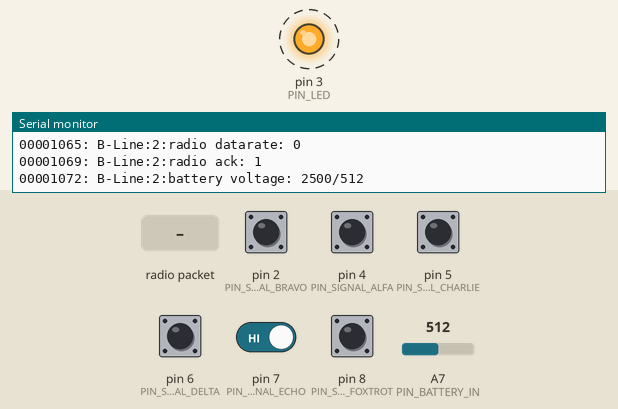
Bench run of a sketch on a simulated Arduino Nano, built with avr-gcc and run on an emulated ATmega328P. On the bench: output pins drawn as LEDs (lit = HIGH), the last lines printed to the serial monitor. Dashed ring = blinking. The inputs (shaded band) are chosen by the test bench; at power-on: pin 2 (PIN_SIGNAL_BRAVO), pin 4 (PIN_SIGNAL_ALFA), pin 5 (PIN_SIGNAL_CHARLIE), pin 6 (PIN_SIGNAL_DELTA), pin 7 (PIN_SIGNAL_ECHO), pin 8 (PIN_SIGNAL_FOXTROT) HIGH, A7 (PIN_BATTERY_IN) = 512. EEPROM starts erased; no radio packets arrive unless stated.

Above: at 1.12 s.
At 2.2 s:
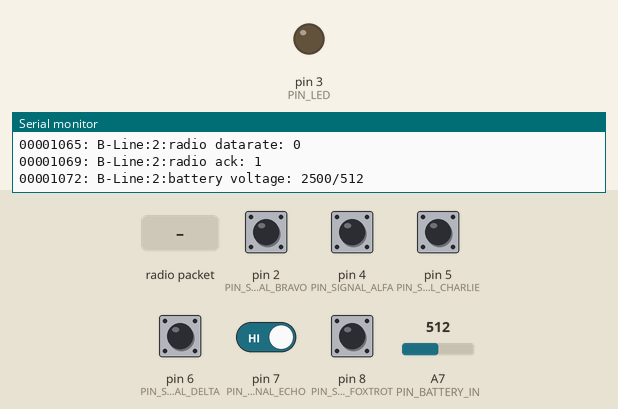
2.3 s: pin 2 (PIN_SIGNAL_BRAVO) pulled LOW for 0.15 s
At 2.51 s:
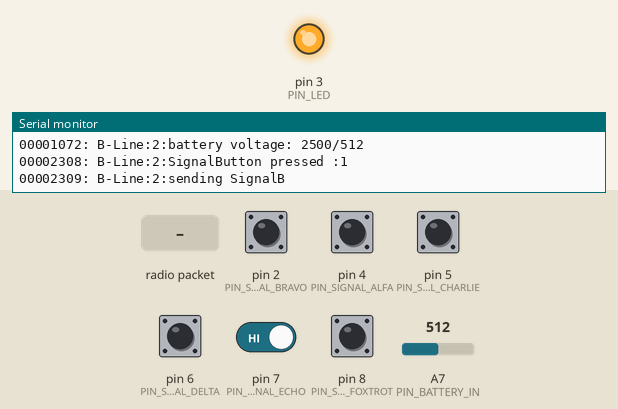
4.2 s: radio packet "1" arrives
Timing chart, 0 to 7.2 s (numbered marks = the images above; inputs shaded):
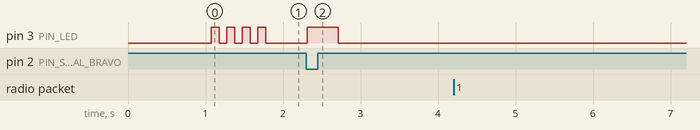

The sketch:

LineController.ino
```cpp
#include <EEPROM.h>
#include <Bounce2.h>
#include <Logger.h>
#include "PinManager.h"
#include "Config.h"

#define APP_VERSION F("V032")

static const char myName[] = "B-Line";


// Used Ports as as summary for a Arduino Nano
/*
2 : Signalling Button B-Line
3 : Feedback LED B-Line-Controller
8 :
9 : RF24-NRF24L01 (CE brownwhite)
10 : RF24-NRF24L01 (CNS brown)
11 : RF24-NRF24L01 MOSI (blue)
12 : RF24-NRF24L01 MISO (green-white)
13 : RF24-NRF24L01 SCK  (blue-white)
A7 : Analog Battery in
*/


#define PIN_SIGNAL_BRAVO   2
#define PIN_LED            3
#define PIN_SIGNAL_ALFA    4
#define PIN_SIGNAL_CHARLIE 5
#define PIN_SIGNAL_DELTA   6
#define PIN_SIGNAL_ECHO    7
#define PIN_SIGNAL_FOXTROT 8
#define PIN_RF24_CE       9
#define PIN_RF24_CNS     10
#define PIN_RF24_MOSI    11
#define PIN_RF24_MISO    12
#define PIN_RF24_SCK     13
#define PIN_BATTERY_IN   A7


static configData_t ourConfig;

#include <RFTransceiver.h>
RFTransceiver ourRadio(myName, PIN_RF24_CE, PIN_RF24_CNS); // (CE, CNS)

unsigned long ourSecond = 0;


#include <F3XRemoteCommand.h>

F3XRemoteCommand ourRemoteCmd;
unsigned long ourTimedReset = 0;
unsigned long ourTimedResponse = 0;
uint16_t ourBatteryVoltage=0;
uint16_t ourBatteryVoltageRaw=0;


Bounce2::Button* ourSignalButtons[6];
Bounce2::Button ourSignalButton = Bounce2::Button();

void(* resetFunc) (void) = 0;  //declare reset function at address 0

uint8_t ourSignalBCounter=0;

void saveConfig() {
  logMsg(INFO, F("saving config to EEPROM "));

  for(int i=0; i<CONFIG_VERSION_L;i++) {
    EEPROM.write(P_VERSION+i, ourConfig.version[i]);
  }
  EEPROM.put(P_BAT_CALIBRATION, ourConfig.batCalibration);
}

void setDefaultConfig() {
  logMsg(INFO, F("setting default config to EEPROM "));
  // Reset EEPROM bytes to '0' for the length of the data structure
  strncpy(ourConfig.version , CONFIG_VERSION, CONFIG_VERSION_L);
  ourConfig.batCalibration = 1.0f;
  saveConfig();
}


void loadConfig() {
  logMsg(INFO, F("loading config from EEPROM "));
  // Loads configuration from EEPROM into RAM
  for(int i=0; i<CONFIG_VERSION_L;i++) {
    ourConfig.version[i] = EEPROM.read(P_VERSION+i);
  }
  EEPROM.get(P_BAT_CALIBRATION, ourConfig.batCalibration);

  // config was never written to EEPROM, so set the default config data and save it to EEPROM
  if ( String(CONFIG_VERSION) == ourConfig.version ) {
     // ok do nothing, this is the expected version
  } else if (String("XYZ_") == ourConfig.version ) {
     // ok do nothing, this is the expected version
    logMsg(WARNING, String(F("old but compatible config version found: ")) + String(ourConfig.version));
  } else {
    logMsg(WARNING, String(F("unexpected config version found: ")) + String(ourConfig.version));
    setDefaultConfig();
  }
}


void setupConfig() {
  loadConfig();
}

void setupRF() {
  ourRadio.begin(RFTransceiver::F3XBLineController);
  logMsg(INFO, F("setup for RCTTransceiver/nRF24L01 successful "));
}


#define USE_BATTERY_IN_VOLTAGE
#ifdef USE_BATTERY_IN_VOLTAGE
// primary battery voltage handling (LiIon Accu of battery shield)
void  setupBatteryIn() {
  logMsg(INFO, String(F("setup pin ")) + String(PIN_BATTERY_IN) + F(" for battery voltage input"));
  pinMode(PIN_BATTERY_IN, INPUT);
}

PinManager ourLED(PIN_LED);

void updateBatteryIn(unsigned long aNow) {
  static unsigned long last = 0;
  #define BAT_IN_CYCLE 3000
  #define V_REF 5000
  // DEFAULT 5127mV with USB connected
  // DEFAULT 4959mv with battery shield

  if (aNow > last) {
    last = aNow + BAT_IN_CYCLE;
    ourBatteryVoltageRaw = analogRead(PIN_BATTERY_IN);
    // Arduino Nano 5V can read 5V on analog in
    ourBatteryVoltage=((float) ourBatteryVoltageRaw)/1024.0*V_REF*ourConfig.batCalibration;

    logMsg(INFO, String(F("battery voltage: ")) + String(ourBatteryVoltage) + String("/") + String(ourBatteryVoltageRaw));

    // logMsg(INFO, "sending TESTEST  SignalB");
    // if (!ourRadio.transmit(ourRemoteCmd.createCommand(F3XRemoteCommandType::SignalB, String(ourSignalBCounter))->c_str(), 5)) {
    //   logMsg(ERROR, String(F("Test Signal was NOT send: ")));
    // }

  }

}
#endif

void setupSignallingButton() {
  // BUTTON SETUP
  // INPUT_PULLUP for bare ourSignalButton connected from GND to input pin
  ourSignalButtons[0] = new Bounce2::Button();
  ourSignalButtons[0]->attach(PIN_SIGNAL_ALFA, INPUT_PULLUP );
  ourSignalButtons[1] = new Bounce2::Button();
  ourSignalButtons[1]->attach(PIN_SIGNAL_BRAVO, INPUT_PULLUP );
  ourSignalButtons[2] = new Bounce2::Button();
  ourSignalButtons[2]->attach(PIN_SIGNAL_CHARLIE, INPUT_PULLUP );
  ourSignalButtons[3] = new Bounce2::Button();
  ourSignalButtons[3]->attach(PIN_SIGNAL_DELTA, INPUT_PULLUP );
  ourSignalButtons[4] = new Bounce2::Button();
  ourSignalButtons[4]->attach(PIN_SIGNAL_ECHO, INPUT_PULLUP );
  ourSignalButtons[5] = new Bounce2::Button();
  ourSignalButtons[5]->attach(PIN_SIGNAL_FOXTROT, INPUT_PULLUP );

  for (int i=0; i<6; i++) {
    // DEBOUNCE INTERVAL IN MILLISECONDS
    ourSignalButtons[i]->interval(10);
    // INDICATE THAT THE LOW STATE CORRESPONDS TO PHYSICALLY PRESSING THE BUTTON
    ourSignalButtons[i]->setPressedState(LOW);
  }
}

void setupLog(const char* aName) {
  Logger::getInstance().setup(aName);
  Logger::getInstance().doSerialLogging(true);
  Logger::getInstance().setLogLevel(LOG_MOD_ALL, DEBUG);
  Logger::getInstance().setLogLevel(LOG_MOD_RADIO, DEBUG);
}

void setup() {
  // Open default serial to dump config to
  Serial.begin(115200);
  while (!Serial) delay(10); // wait for serial monitor
  delay(1000);
  Serial.println();
  Serial.println("BRemoteSignalling");

  setupLog(myName);

  logMsg(INFO, String(F("B-Line Remote Signalling: ")) + String(APP_VERSION));

  setupConfig();

  analogReference(DEFAULT);
  // DEFAULT 5127mV with USB connected
  // DEFAULT 4959mv with battery shield


  #ifdef USE_BATTERY_IN_VOLTAGE
  setupBatteryIn();
  #endif

  setupRF();
  ourRemoteCmd.begin();

  setupSignallingButton();

  // all ok
  ourLED.pattern(7,100,100,100,100,100,100,100);
}


void handleButtonEvents(unsigned long aNow) {
  for (int i=0; i<6; i++) {
    // DEBOUNCE INTERVAL IN MILLISECONDS
    ourSignalButtons[i]->update();
  }

  for (int i=0; i<6; i++) {
    if ( ourSignalButtons[i]->pressed() ) {
      logMsg(INFO, "SignalButton pressed :" + String(++ourSignalBCounter));

      logMsg(INFO, "sending SignalB");
      ourRadio.transmit(ourRemoteCmd.createCommand(F3XRemoteCommandType::SignalB, String(ourSignalBCounter))->c_str(), 5);
      ourLED.on(400);
    }
  }
}

void updateRadio(unsigned long aNow) {
  while (ourRadio.available()) {
    ourRemoteCmd.write(ourRadio.read());
  }

  if (ourRemoteCmd.available()) {
    String* arg;
    uint8_t argNum = -1;
    int8_t radioPower;
    uint8_t radioChannel;
    int8_t radioDatarate;
    boolean radioAck;
    switch (ourRemoteCmd.getType()) {
      case F3XRemoteCommandType::CmdSetRadio:
        radioPower=ourRemoteCmd.getArg(0)->toInt();
        radioChannel=ourRemoteCmd.getArg(1)->toInt();
        radioDatarate=ourRemoteCmd.getArg(2)->toInt();
        radioAck=ourRemoteCmd.getArg(3)->toInt()==1?true:false;

        ourRadio.setPower(radioPower);
        ourRadio.setChannel(radioChannel);
        ourRadio.setDataRate(radioDatarate);
        ourRadio.setAck(radioAck);


        logMsg(INFO, String(F("received CmdSetPower: power: ")) + String(radioPower));
        logMsg(INFO, String(F("received CmdSetPower: channel: ")) + String(radioChannel));
        logMsg(INFO, String(F("received CmdSetPower: datarate: ")) + String(radioDatarate));
        logMsg(INFO, String(F("received CmdSetPower: ack: ")) + String(radioAck));
        logMsg(INFO, String(F("received CmdSetPower: power,chan,rate,ack: ")) + *ourRemoteCmd.getArg());
        break;
      case F3XRemoteCommandType::CmdRestartMC:
        logMsg(INFO, String(F("received CmdRestartMC: ack: ")) + String(radioAck));
        ourTimedReset = aNow + 500; // reset in 500ms
        break;
      case F3XRemoteCommandType::CmdCycleTestRequest:
        arg = ourRemoteCmd.getArg();
        LOGGY(INFO, String("received CmdCycleTestRequest:") + *arg);
        if (arg->toInt() == 17) {
          LOGGY(INFO, String("!!!!!!!!!!!!!!  ignoring CmdCycleTestAnswer:") + *arg);
        } else {
          LOGGY(INFO, String("sending CmdCycleTestAnswer:") + *arg);
          boolean sendSuccess;
          sendSuccess = ourRadio.transmit(*ourRemoteCmd.createCommand(F3XRemoteCommandType::CmdCycleTestAnswer, *arg), 5);
          if (!sendSuccess) {
            logMsg(INFO, String(F("sending TestAnswer not successsfull. Retransmissions: ")) + String(ourRadio.getRetransmissionCount()));
          }
        }
        break;
      case F3XRemoteCommandType::BLineStateReq:
        {
        // String* arg = ourRemoteCmd.getArg();
        LOGGY(INFO, String("received BLineStateReq:"));
          ourTimedResponse = 1; // respond immediately
          ourTimedResponse = aNow + 100;
        }
        break;
      default:
        logMsg(INFO, "consuming wrong command");
        break;
    }
    ourRemoteCmd.consume();
  }

  static unsigned long last = 0;
  #define SHOW_SETTING_CYCLE 10000

  if (aNow > last) {
    last = aNow + SHOW_SETTING_CYCLE;
    logMsg(INFO, String(F("radio power: ")) + String( ourRadio.getPower()));
    logMsg(INFO, String(F("radio channel: ")) + String( ourRadio.getChannel()));
    logMsg(INFO, String(F("radio datarate: ")) + String( ourRadio.getDataRate()));
    logMsg(INFO, String(F("radio ack: ")) + String( ourRadio.getAck()));
  }
}

void updateTimedEvents(unsigned long aNow) {
  if (ourTimedReset != 0 && aNow > ourTimedReset) {
     ourTimedReset = 0;
     resetFunc();
  }
  if (ourTimedResponse != 0 && aNow > ourTimedResponse) {
     ourTimedResponse = 0;
     boolean sendSuccess;
     sendSuccess = ourRadio.transmit(*ourRemoteCmd.createCommand(F3XRemoteCommandType::BLineStateResp, String(ourBatteryVoltageRaw)), 5);
     if (!sendSuccess) {
       logMsg(INFO, String(F("sending BLineStateResp not successsfull. Retransmissions: ")) + String(ourRadio.getRetransmissionCount()));
     } else {
       logMsg(INFO, String(F("sending BLineStateResp successsfull. Retransmissions: ")) + String(ourRadio.getRetransmissionCount()));
     }
  }
}

void loop() {
  unsigned long now = millis();
  handleButtonEvents(now);
  updateRadio(now);
  updateBatteryIn(now);
  ourLED.update(now);
  updateTimedEvents(now);

  static unsigned long next_sec = 0;

  if (now >= next_sec) {
    ourSecond++;
    next_sec = now + 1000;
  } else {
    return;
  }

  if (ourSecond%15 == 0) {
    ourLED.on(100);
  }
}
```

Config.h
```cpp
#ifndef PersitConfigLocal_h
#define PersitConfigLocal_h

#define CONFIG_VERSION "F3X1"
#define CONFIG_VERSION_L 5

// enum
// {
//   PC_BAT_CAL_FACTOR = 1,
//   // P_VOLTAGE_VALUE =        P_CAPACITY_VALUE+sizeof(float)
// };

// EEprom parameter addresses
enum
{
  P_VERSION =               1,
  P_BAT_CALIBRATION =       P_VERSION + CONFIG_VERSION_L,  // 1+5=6 ,
  P_NEXT = P_BAT_CALIBRATION + sizeof(float),
};


// Types 'byte' und 'word' doesn't work!
typedef struct {
  char version[CONFIG_VERSION_L];
  float batCalibration;
} configData_t;

#endif
```

Measured:
- after the input at 2.3 s, pin 3 (PIN_LED): LOW → HIGH at once, → LOW 0.40 s later
- by itself, pin 3 (PIN_LED): alternates HIGH for 0.10 s and LOW for 0.10 s, 8 changes in all, then stays LOW
